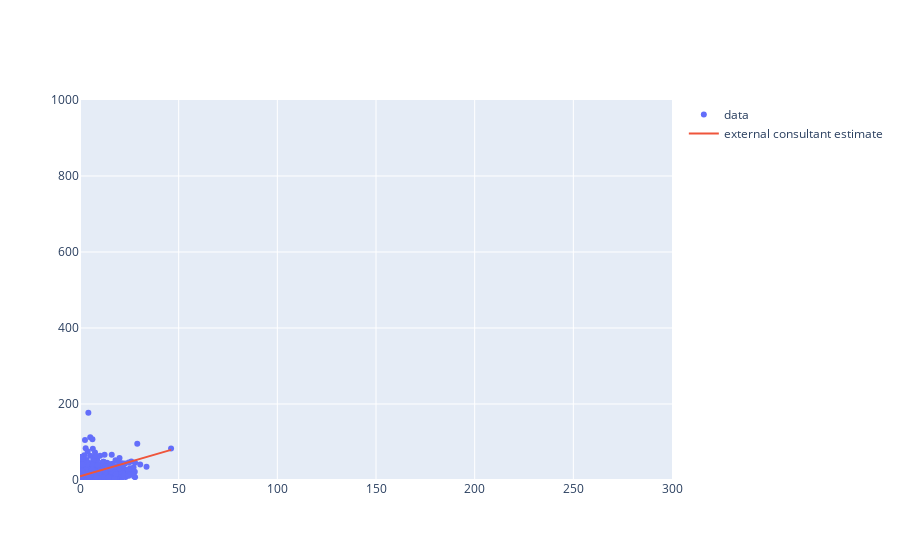

Notebook code cell kept with this figure:
### Code cell
from plotly.offline import iplot, init_notebook_mode
init_notebook_mode(connected=True)

from graph import trace_values, m_b_trace, plot

plot([revenues_per_budgets_trace, consultant_estimated_revenues_trace], revenues_layout)

### Figure 1 — Plotly figure (JSON) as saved in the notebook; plotly's stock layout.template omitted (floating-point values rounded to 4 significant figures; data arrays with more than 128 entries replaced by an {"elided": "..."} marker saying what was removed)
{"data": [{"mode": "markers", "name": "data", "text": {"elided": "1776 str values"}, "type": "scatter", "x": {"elided": "1776 float values"}, "y": {"elided": "1776 float values"}}, {"mode": "lines", "name": "external consultant estimate", "text": [], "type": "scatter", "x": {"elided": "1776 float values"}, "y": {"elided": "1776 float values"}}], "layout": {"xaxis": {"range": [0, 300]}, "yaxis": {"range": [0, 1000]}}}
